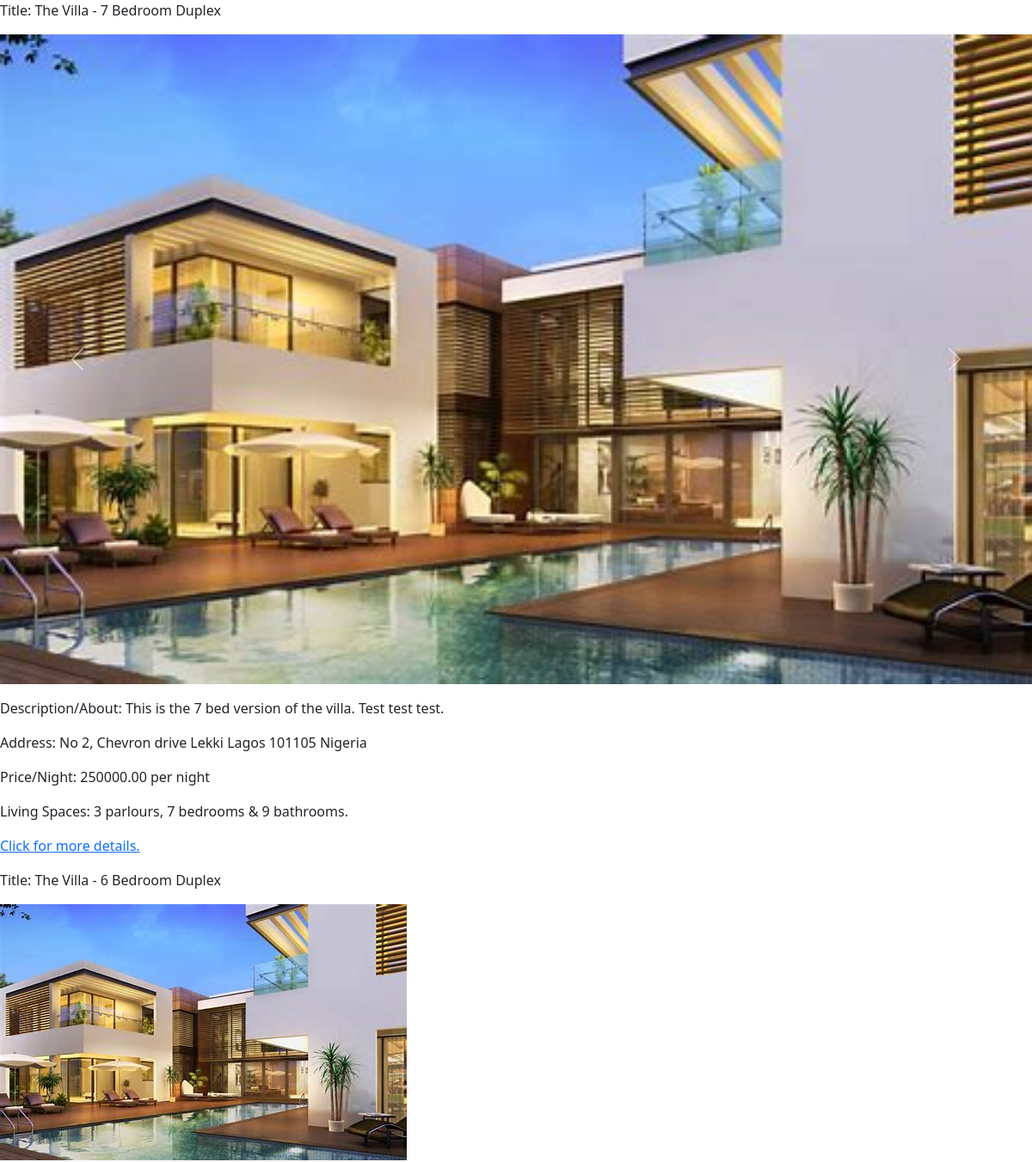
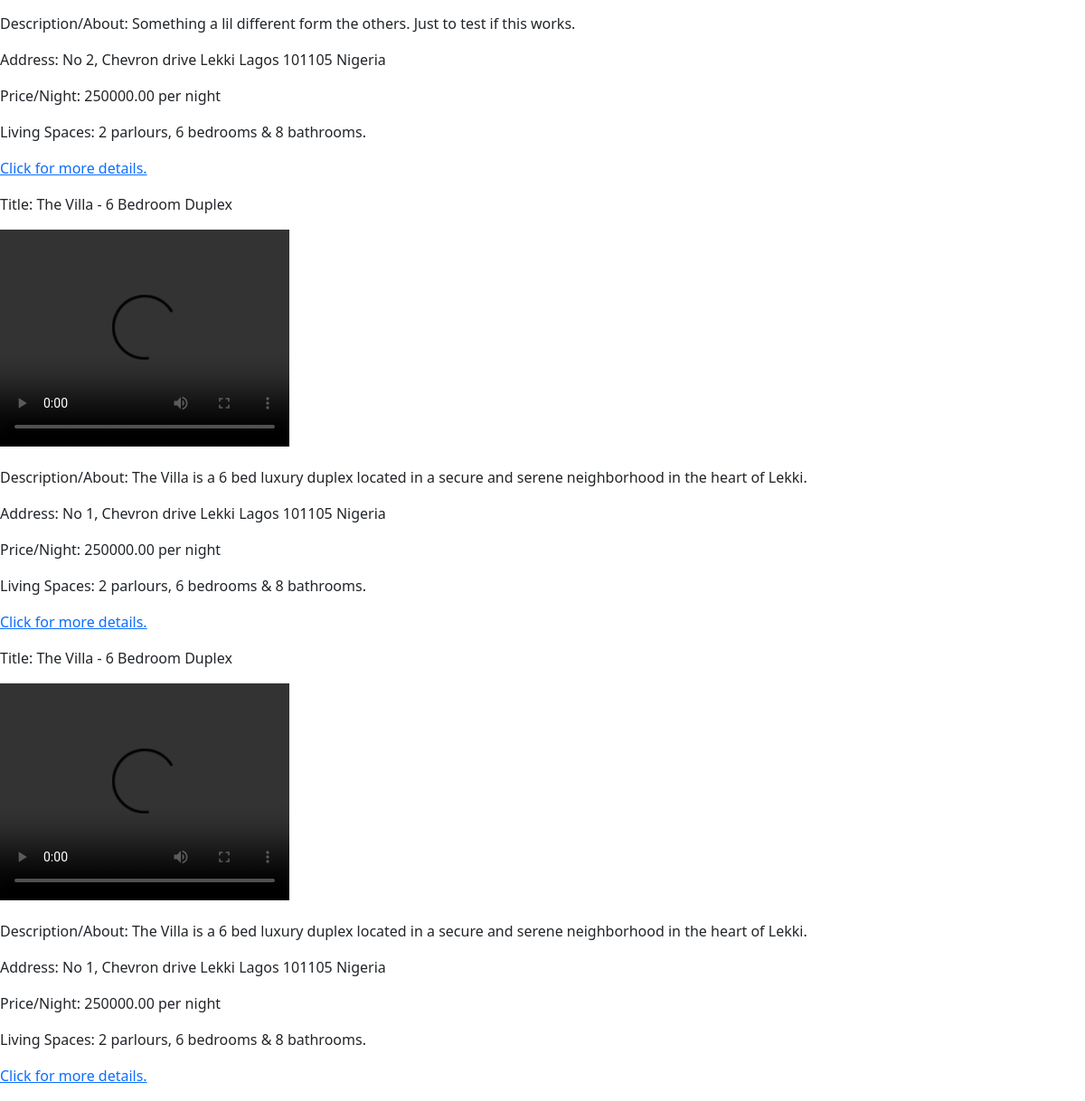
The page / on the database its author committed (2 pictures, top to bottom).
### property/models.py (models this page shows)
class Property(models.Model):
    title = models.CharField(max_length=255)
    description = models.TextField()
    address = models.CharField(max_length=255)
    city = models.CharField(max_length=100)
    state = models.CharField(max_length=100)
    zip_code = models.CharField(max_length=20)
    country = models.CharField(max_length=100)
    price_per_night = models.DecimalField(max_digits=10, decimal_places=2)
    parlours = models.PositiveIntegerField()
    bedrooms = models.PositiveIntegerField()
    bathrooms = models.PositiveIntegerField()
    guests_capacity = models.PositiveIntegerField()
    features = models.ManyToManyField('Feature', related_name='properties', blank=True)
    property_manager = models.ForeignKey(ManagerProfile, on_delete=models.CASCADE)
    is_available = models.BooleanField(default=True)
    created_at = models.DateTimeField(auto_now_add=True)
    video = models.FileField(upload_to='property_videos/', blank=True, null=True)
    picture = models.ImageField(upload_to='property_pictures/', blank=True, null=True)

### property/views.py (the view)
# urls.py: path('', views.index, name='index'),
def index(request):
    properties = Property.objects.all().order_by('-created_at')
    return render(request, 'property/index.html', {'properties': properties})

### property/templates/property/index.html (shortened to what this page needs)
{% extends 'property/layout.html' %}
{% block content %}
    {% if properties %}
        {%  for property in properties %}
            <div>
                <p>Title: {{ property.title }}</p>
                <p>{% if property.picture and property.video %}
                    <div id="carouselExample" class="carousel slide">
                        <div class="carousel-inner">
                            <div class="carousel-item active">
                                <img src="{{ property.picture.url }}" alt="{{ property.title }}" class="d-block w-100" >
                            </div>
                        </div>
                        <button class="carousel-control-prev" type="button" data-bs-target="#carouselExample" data-bs-slide="prev">
                        <span class="carousel-control-prev-icon" aria-hidden="true"></span>
                        </button>
                        <button class="carousel-control-next" type="button" data-bs-target="#carouselExample" data-bs-slide="next">
                        <span class="carousel-control-next-icon" aria-hidden="true"></span>
                        </button>
                    </div>
                {% elif property.picture %}
                    <img src="{{ property.picture.url }}" alt="{{ property.title }}">
                {% elif property.video %}
                    <video width="320" height="240" controls>
                        <source src="{{ property.video.url }}" type="video/mp4">
                    </video>
                {% endif %}</p>
                <p>Description/About: {{ property.description }}</p>
                <p>Address: {{ property.address }}
                   {{ property.city }}
                   {{ property.state }}
                   {{ property.zip_code }}
                   {{ property.country }}</p>
                <p>Price/Night: {{ property.price_per_night }} per night</p>
                <p>Living Spaces: {{ property.parlours }} parlours,
                   {{ property.bedrooms }} bedrooms &
                   {{ property.bathrooms }} bathrooms.</p>
                   <p><a href="{% url 'listing_details' listing_id=property.id %}">Click for more details.</a></p>
            </div>
        {% endfor %}
    {% else %}
        <p>There are no listed properties yet.</p>
    {% endif %}
{% endblock %}

### property/templates/property/layout.html (shortened to what this page needs)
<!DOCTYPE html>
<html lang="en">
<head>
    <link href="https://cdn.jsdelivr.net/npm/bootstrap@5.3.2/dist/css/bootstrap.min.css" rel="stylesheet">
</head>
<body>
    <main>
        {% block content %}{% endblock %}
    </main>
</body>
</html>

### rows shown on the page
Property: title "The Villa - 7 Bedroom Duplex", picture (picture), description "This is the 7 bed version of the villa. Test test test.", address "No 2, Chevron drive", city "Lekki", state "Lagos", zip_code "101105", country "Nigeria", price_per_night "250000.00", parlours "3", bedrooms "7", bathrooms "9"
Property: title "The Villa - 6 Bedroom Duplex", picture (picture), description "Something a lil different form the others. Just to test if this works.", address "No 2, Chevron drive", city "Lekki", state "Lagos", zip_code "101105", country "Nigeria", price_per_night "250000.00", parlours "2", bedrooms "6", bathrooms "8"
Property: title "The Villa - 6 Bedroom Duplex", description "The Villa is a 6 bed luxury duplex located in a secure and serene neighborhood in the heart of Lekki.", address "No 1, Chevron drive", city "Lekki", state "Lagos", zip_code "101105", country "Nigeria", price_per_night "250000.00", parlours "2", bedrooms "6", bathrooms "8"
Property: title "The Villa - 6 Bedroom Duplex", description "The Villa is a 6 bed luxury duplex located in a secure and serene neighborhood in the heart of Lekki.", address "No 1, Chevron drive", city "Lekki", state "Lagos", zip_code "101105", country "Nigeria", price_per_night "250000.00", parlours "2", bedrooms "6", bathrooms "8"
